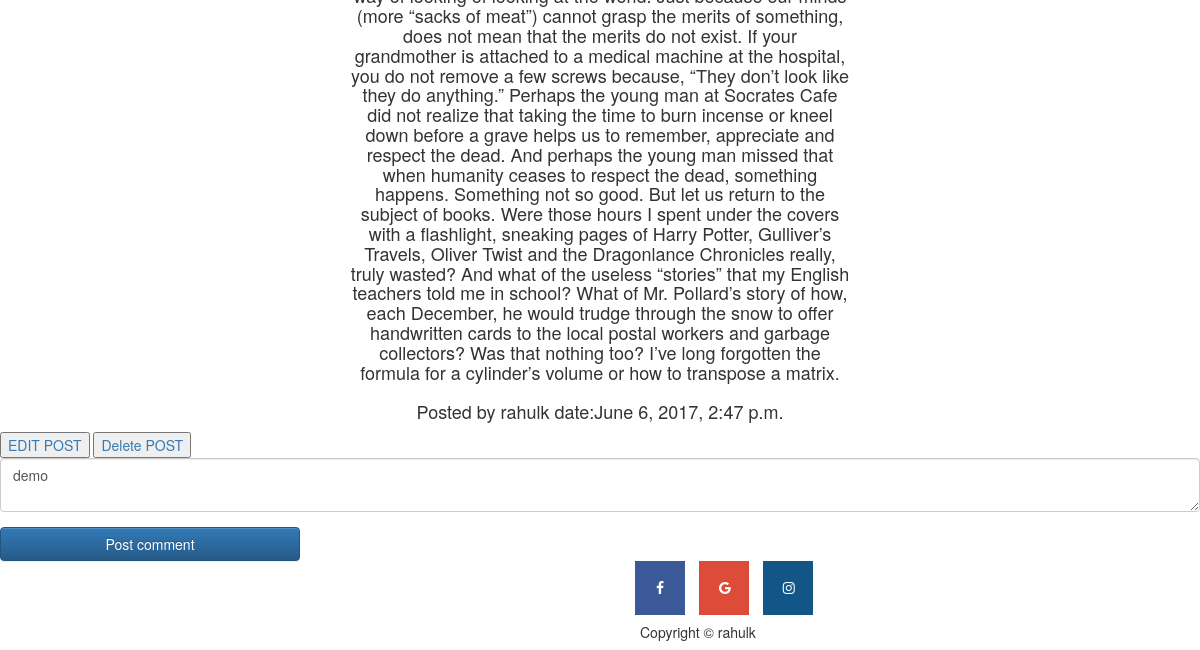
/blog/1/editcom/1 (signed in, lower part), run on an earlier commit of the app's database.
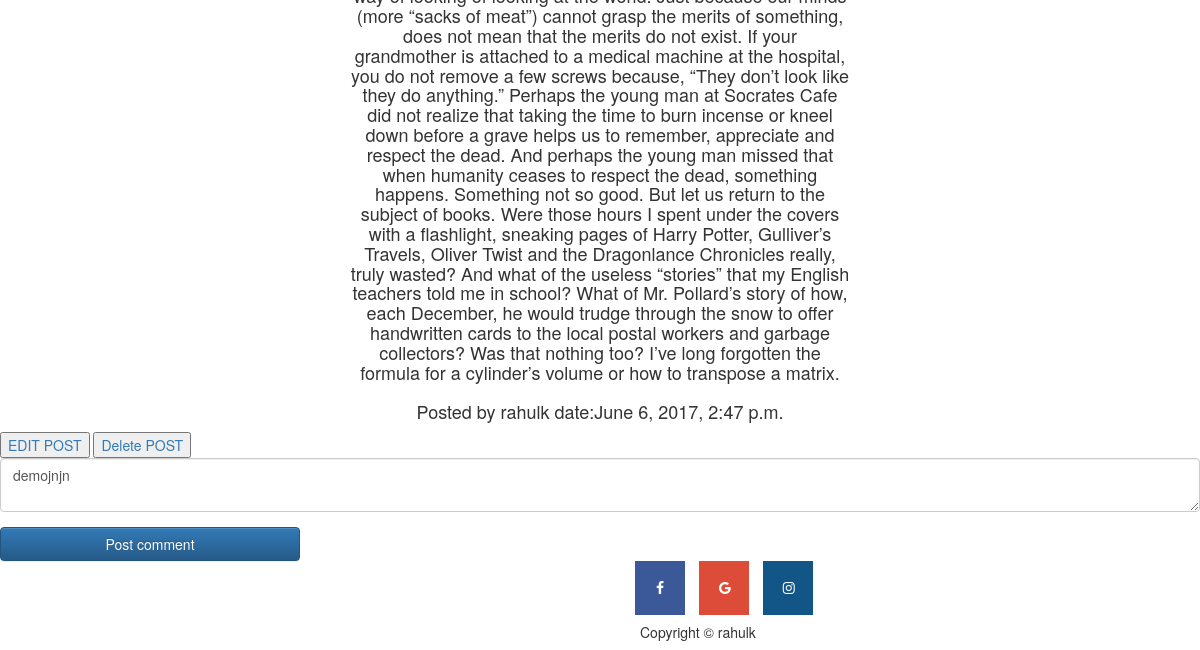
And on a later commit of the database.
### blog/models.py (models this page shows, shortened)
class Comment(models.Model):
    user = models.ForeignKey(User)
    post = models.ForeignKey(Post)
    comment_text = models.CharField(max_length=500)
    date = models.DateTimeField(auto_now=True, auto_now_add=False)

### blog/views.py (the view)
# urls.py: url(r'^(?P<postno>[0-9]+)/editcom/(?P<comno>[0-9]+)', comm_edit),
def comm_edit(request, postno, comno):
    post = Post.objects.get(id=postno)
    c = Comment.objects.get(id=comno)
    if request.user.username != post.user.username:
        raise PermissionDenied
    if request.method == "GET":
        template = 'blog/editcom.html'
        context = {"comment": c, "post": post}
        return render(request, template, context)
    else:
        comm = request.POST['comment']
        user = User.objects.get(username=request.user.username)
        com = Comment(id=comno, comment_text=comm, user=user,post_id=postno)
        com.save()
        return redirect('post', postno)

### blog/templates/blog/editcom.html (shortened to what this page needs)
{% extends 'blog/base.html' %}
{% load static %}
{% block css %}
    <link rel="stylesheet" href="https://cdnjs.cloudflare.com/ajax/libs/font-awesome/4.7.0/css/font-awesome.min.css">
    <link rel="stylesheet" href="{% static 'blog/css/comment.css' %}" >
{% endblock %}
{% block body %}
{% include 'blog/nav_bar.html' %}
<h4 class="para">
    <br>
    <br>
    Posted by {{ post.user }} date:{{ post.date }}
</h4>
<button><a href="/blog/editpost/{{ post.id }}"> EDIT POST</a></button>
<button><a href="/blog/deletepost/{{ post.id }}"> Delete POST</a></button>
<div id="div1">
    <form action="" method="post" >
       <div class="form-group">
					<textarea name="comment" required class="form-control" placeholder="Enter comment" >{{ comment.comment_text }}</textarea>
				</div>
        <button type="submit" name="go" class="btn btn-primary btn-block">Post comment</button>
    </form>
</div>
<a href="https://www.facebook.com" class="fa fa-facebook"></a>
<a href="https://www.google.com" class="fa fa-google"></a>
<a href="https://www.instagram.com" class="fa fa-instagram"></a>
<h5>Copyright © rahulk</h5>
{% endblock %}

What changed in the data, as far as the page shows it:
changed Comment: comment "demo" → "demojnjn"
